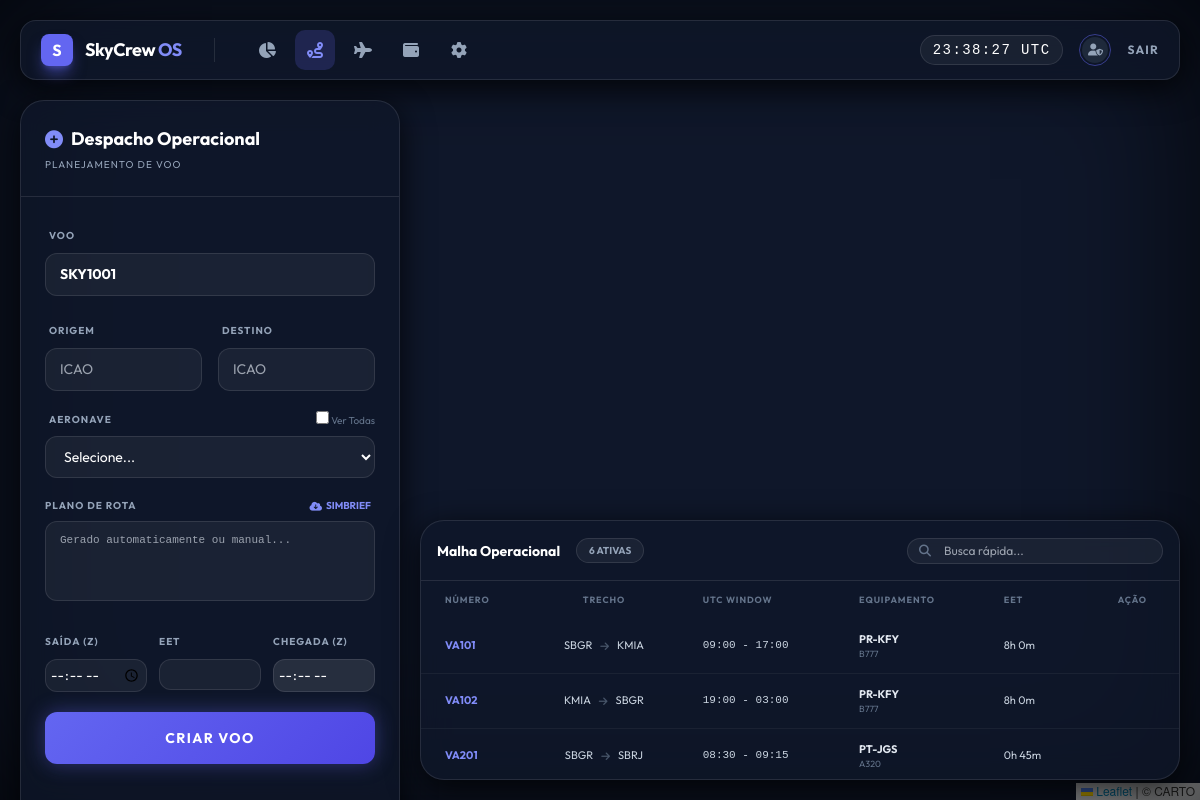
/admin/flights.php (signed in), run on an earlier commit of the app's database.
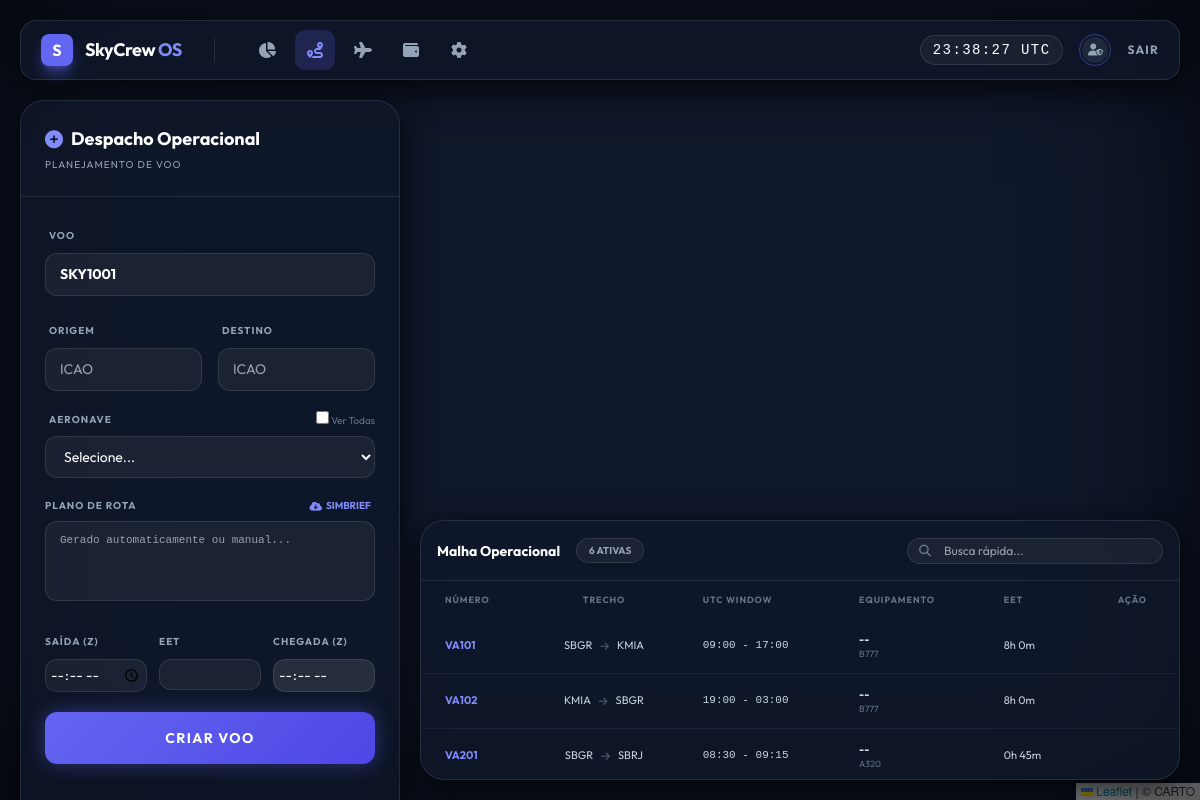
And on a later commit of the database.
### tables this page shows
CREATE TABLE `flights_master` (
  `id` int(11) NOT NULL AUTO_INCREMENT,
  `flight_number` varchar(10) NOT NULL,
  `aircraft_id` int(11) DEFAULT NULL,
  `dep_icao` char(4) NOT NULL,
  `arr_icao` char(4) NOT NULL,
  `dep_time` time NOT NULL,
  `arr_time` time NOT NULL,
  `aircraft_type` varchar(20) NOT NULL,
  `duration_minutes` int(11) NOT NULL,
  `max_pax` int(11) DEFAULT 180,
  `route` text DEFAULT NULL,
  PRIMARY KEY (`id`),
  KEY `dep_icao` (`dep_icao`)
);

CREATE TABLE `fleet` (
  `id` int(11) NOT NULL AUTO_INCREMENT,
  `icao_code` varchar(10) NOT NULL,
  `registration` varchar(20) NOT NULL,
  `fullname` varchar(100) NOT NULL,
  `cruise_speed` int(11) NOT NULL,
  `current_icao` char(4) DEFAULT 'SBGR',
  `created_at` timestamp DEFAULT CURRENT_TIMESTAMP,
  PRIMARY KEY (`id`),
  UNIQUE KEY `registration` (`registration`)
);

### admin/flights.php (the view, shortened to what the changed rows need)
<?php
require_once '../db_connect.php';
$flights = $pdo->query("
    SELECT fm.*, fl.registration
    FROM flights_master fm
    LEFT JOIN fleet fl ON fm.aircraft_id = fl.id
    ORDER BY fm.flight_number
")->fetchAll();
?>
<!DOCTYPE html>
<html lang="pt-BR">
<head>
    <script src="https://cdn.tailwindcss.com"></script>
    <link rel="stylesheet" href="https://cdnjs.cloudflare.com/ajax/libs/font-awesome/6.4.0/css/all.min.css">
    <link rel="stylesheet" href="https://unpkg.com/leaflet@1.9.4/dist/leaflet.css" />
</head>
<body>
    <div class="immersive-overlay">
        <div class="flex flex-1 overflow-hidden">
            <div class="sidebar-panel glass-panel">
                <div class="p-6 border-b border-white/10 shrink-0">
                    <h2 class="text-lg font-bold text-white flex items-center gap-2"><i class="fas fa-plus-circle text-indigo-400"></i> Despacho Operacional</h2>
                </div>
            </div>
            <div class="flex-1 flex flex-col justify-end p-5 pr-5">
                <div class="bottom-shelf glass-panel">
                    <div class="flex-1 overflow-y-auto">
                        <table class="w-full text-left text-[11px] text-slate-300">
                            <thead class="bg-white/2 fixed-header text-[9px] uppercase tracking-widest font-bold text-slate-500">
                                <tr><th class="px-6 py-3">Número</th><th class="px-6 py-3 text-center">Trecho</th><th class="px-6 py-3">UTC Window</th><th class="px-6 py-3">Equipamento</th><th class="px-6 py-3">EET</th><th class="px-6 py-3 text-right pr-8">Ação</th></tr>
                            </thead>
                            <tbody class="divide-y divide-white/5">
                                <?php foreach ($flights as $f): ?>
                                        <tr class="hover:bg-white/5 transition group">
                                            <td class="px-6 py-3 font-bold text-indigo-400"><?php echo $f['flight_number']; ?></td>
                                            <td class="px-6 py-3 text-center"><div class="flex items-center justify-center gap-2"><span><?php echo $f['dep_icao']; ?></span><i class="fas fa-arrow-right text-[10px] text-slate-600"></i><span><?php echo $f['arr_icao']; ?></span></div></td>
                                            <td class="px-6 py-3 font-mono"><?php echo substr($f['dep_time'], 0, 5); ?> - <?php echo substr($f['arr_time'], 0, 5); ?></td>
                                            <td class="px-6 py-3 flex flex-col"><span class="font-bold text-slate-200"><?php echo $f['registration'] ?: '--'; ?></span><span class="text-[9px] text-slate-500 uppercase"><?php echo $f['aircraft_type']; ?></span></td>
                                            <td class="px-6 py-3"><?php echo intval($f['duration_minutes'] / 60) . 'h ' . ($f['duration_minutes'] % 60) . 'm'; ?></td>
                                            <td class="px-6 py-3 text-right pr-8"><form method="POST" onsubmit="return confirm('Excluir?');"></form></td>
                                        </tr>
                                <?php endforeach; ?>
                            </tbody>
                        </table>
                    </div>
                </div>
            </div>
        </div>
    </div>
</body>
</html>

What changed in the data, as far as the page shows it:
changed flights_master "VA101": aircraft.registration "PR-KFY" → "--"
changed flights_master "VA102": aircraft.registration "PR-KFY" → "--"
changed flights_master "VA201": aircraft.registration "PT-JGS" → "--"
